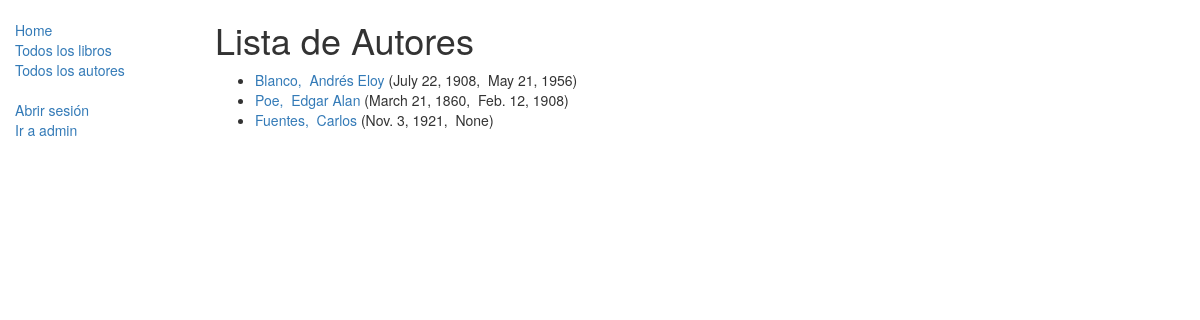
/catalogo/autores/, run on an earlier commit of the app's database.
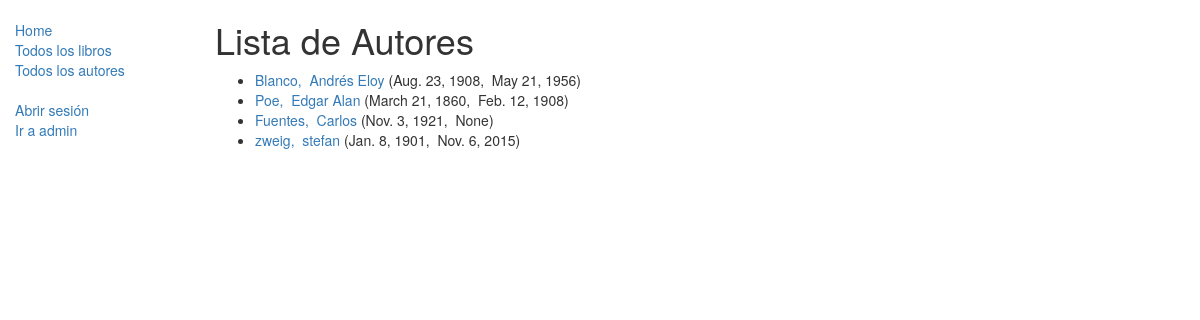
And on a later commit of the database.
### catalogo/models.py (models this page shows, shortened)
class Autor(models.Model):
    nombre = models.CharField(max_length=100)
    apellido = models.CharField(max_length=100)
    fecha_nacimiento = models.DateField(null=True, blank=True)
    fecha_muerte = models.DateField('Muerte', null=True, blank=True)
    def get_absolute_url(self):
        return reverse('autor-detail', args=[str(self.id)])

### catalogo/views.py (the view)
class VistaListaDeAutores(generic.ListView):
    model = Autor

### catalogo/templates/catalogo/autor_list.html (shortened to what this page needs)
{% extends "base_generica.html" %}
{% block content %}
    <h1>Lista de Autores</h1>
    {% if autor_list %}
    <ul>
      {% for autor in autor_list %}
      <li>
        <a href="{{ autor.get_absolute_url }}">{{ autor.apellido }}, &nbsp;{{autor.nombre}}</a>&nbsp({{ autor.fecha_nacimiento }}, &nbsp{{autor.fecha_muerte}})&nbsp
      </li>
      {% endfor %}
    </ul>
    {% else %}
      <p>No hay autores registrados aún en la librería.</p>
    {% endif %}
{% endblock %}

### catalogo/templates/base_generica.html (shortened to what this page needs)
<!DOCTYPE html>
<html lang="es">
<head>
  <link rel="stylesheet" href="https://maxcdn.bootstrapcdn.com/bootstrap/3.3.7/css/bootstrap.min.css">
  {% load static %}
  <link rel="stylesheet" href="{% static 'css/styles.css' %}">
</head>
<body>
  <div class="container-fluid">
    <div class="row">
      <div class="col-sm-2">
      {% block sidebar %}
      <ul class="sidebar-nav">
          <li><a href="{% url 'index' %}">Home</a></li>
          <li><a href="{% url 'libros' %}">Todos los libros</a></li>
          <li><a href="{% url 'autores' %}">Todos los autores</a></li>
      </ul>
      <ul class="sidebar-nav">
      {% if user.is_authenticated %}
          <li>Usuario: {{ user.get_username }}</li>
          <li><a href="{% url 'VistaUsuarios' %}">Libros en manos de este usuario</a></li>
          <li><a href="{% url 'logout' %}">Cerrar sesión</a></li>
      {% else %}
          <li><a href="{% url 'login' %}?next={{request.path}}">Abrir sesión</a></li>
          <li><a href="/admin">Ir a admin</a></li>
      {% endif %}
      </ul>
      {% endblock %}
      </div>
      <div class="col-sm-10 ">
      {% block content %}{% endblock %}
      </div>
    </div>
  </div>
</body>
</html>

### catalogo/static/css/styles.css (style rules this page uses)
.sidebar-nav { margin-top: 20px; padding: 0; list-style: none; }

What changed in the data, as far as the page shows it:
changed Autor "Blanco": fecha_nacimiento "July 22, 1908" → "Aug. 23, 1908"
added Autor: apellido "zweig", nombre "stefan", fecha_nacimiento "Jan. 8, 1901", fecha_muerte "Nov. 6, 2015"
